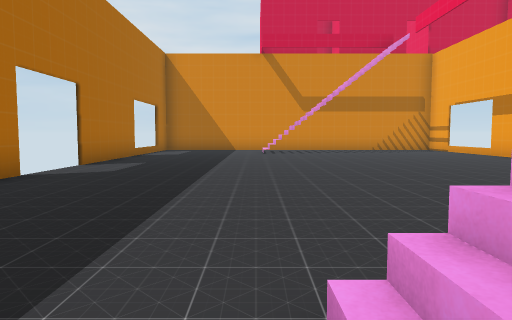
View 1 (above)

17 first-person views from a walk through a Unity game level. The camera is 1.3 m above the floor, tilts 4° down and sees 70° across. The floor is counted in squares, 2 m on a side. Each view is taken from the middle of a square. On the plan, view 1 faces up. The plan holds only what a view shows up to about 11 squares ahead; the rest is blank. The place goes on beyond the plan. The player character is not drawn.

View 2
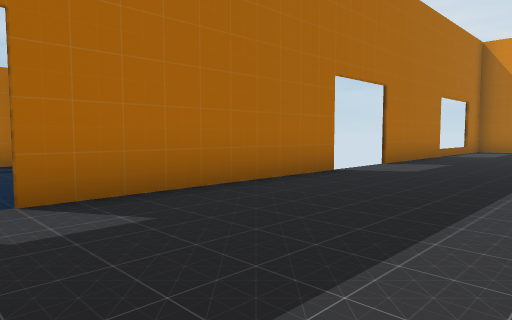

View 3
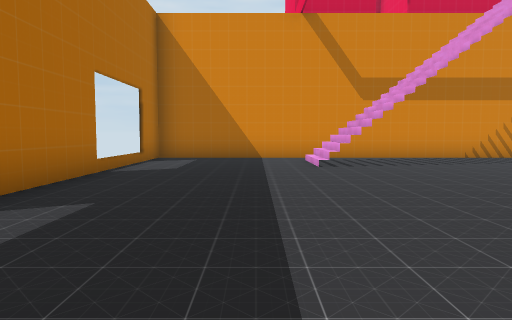

View 4
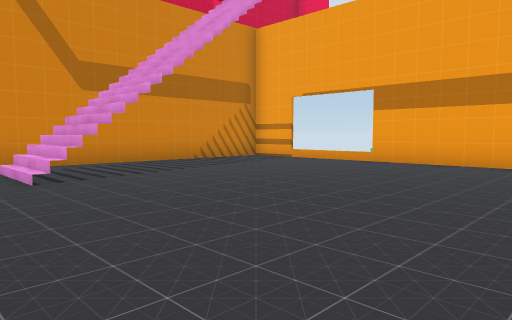

View 5
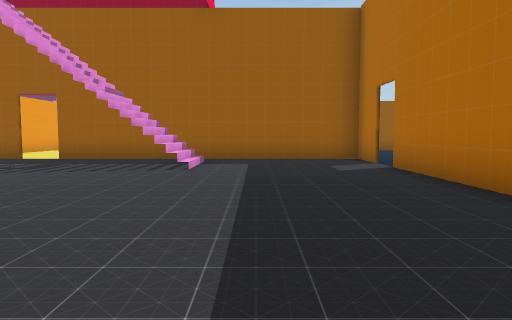

View 6
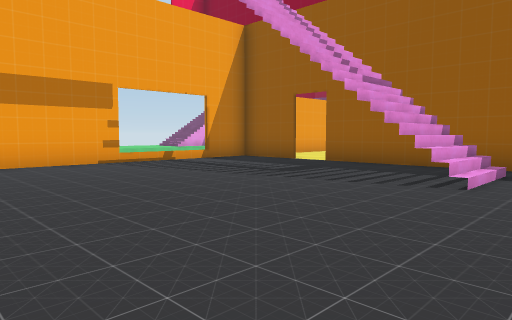

View 7
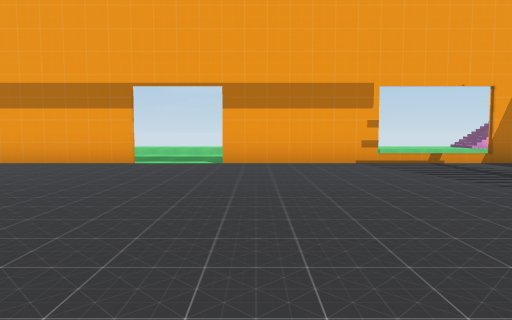

View 8
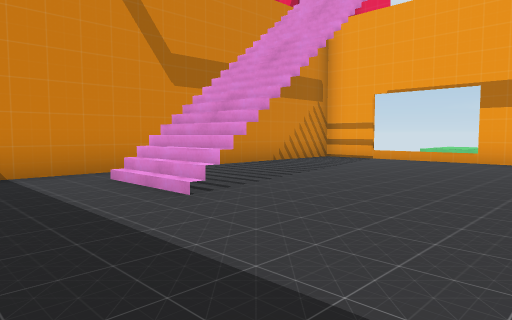

View 9
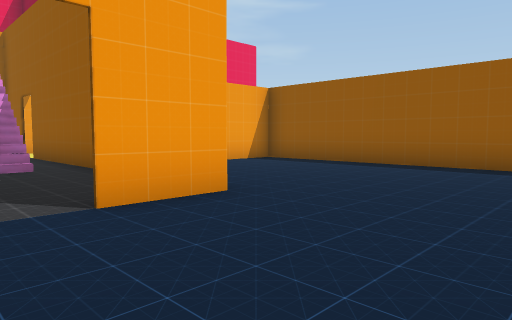

View 10
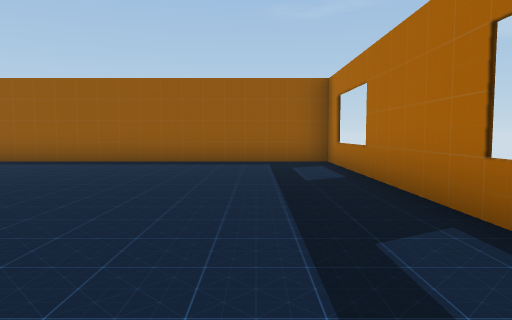

View 11
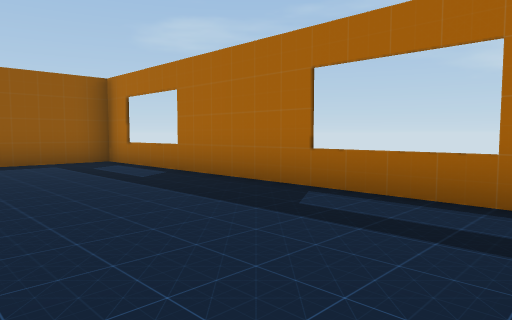

View 12
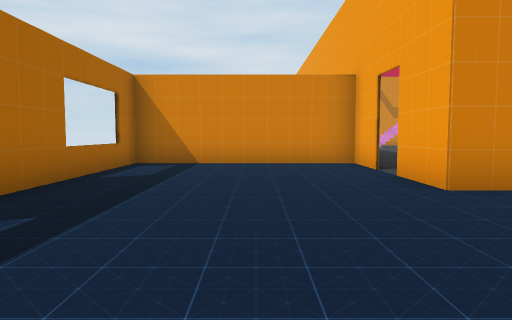

View 13
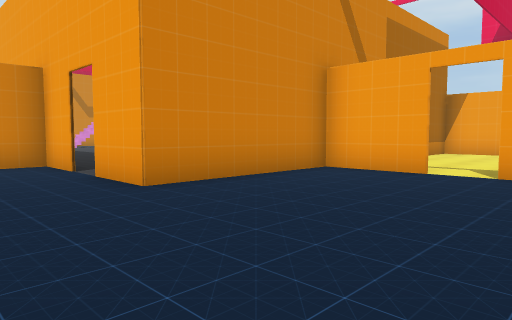

View 14
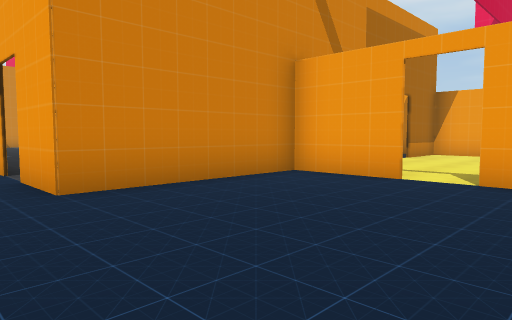

View 15
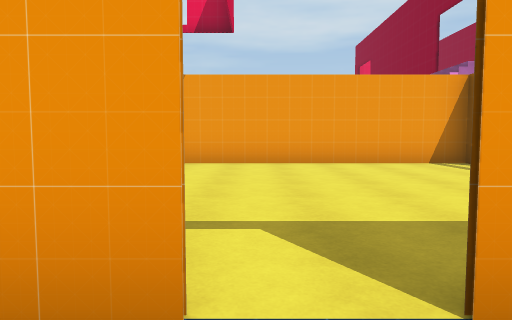

View 16
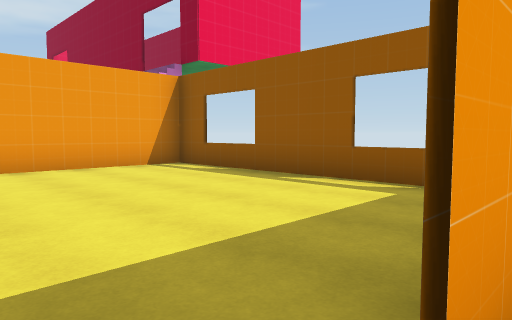

View 17
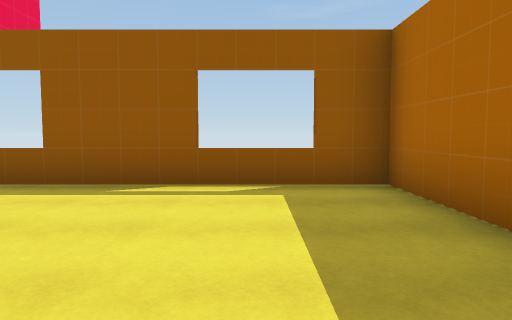

### Floor plan
Ten units are one square. View 1 is at (0, 0); x grows to the right and y downward. Boxes are objects, and circles mark ways between rooms. Rooms are numbered by the first view taken in them; rooms with no view inside come last. Other rooms are left out.
<svg viewBox="-92 -157 169 249">
<path fill="none" stroke="#000" d="M-37 -59 -37 -8M13 -121 13 -142M72 -76 72 -115M-37 -115 -37 -78M13 8 13 -12M72 -21 72 -58M-37 2 -37 17 42 17M72 -135 72 -152 -37 -152 -37 -135M51 17 69 17M72 19 72 2M9 -125 9 -142M9 -6 9 -12M9 5 9 -5M-38 -6 -38 -22 -87 -22 -87 67 2 67 2 48M2 39 2 18 -38 18 -38 2M3 64 3 87 72 87 72 19M65 18 52 18"/>
<circle cx="-40" cy="0" r="3" fill="#2a7"/>
<circle cx="50" cy="20" r="3" fill="#2a7"/>
<circle cx="0" cy="40" r="3" fill="#2a7"/>
<text x="10" y="-70">1</text>
<text x="-50" y="30">2</text>
<text x="30" y="50">3</text>
</svg>
Room 1 opens to room 2. Room 1 opens to room 3. Room 2 opens to room 3.

Where each view was taken, in squares from view 1:
view 1: 0 up, 0 right, facing up
view 2: 0 up, 0 right, facing up-left
view 3: 5 up, 1 left, facing up
view 4: 7 up, 1 left, facing up-right
view 5: 8 up, 1 left, facing down
view 6: 6 up, 1 left, facing down-right
view 7: 5 up, 1 left, facing right
view 8: 9 up, 2 left, facing up-right
view 9: 1 up, 7 left, facing down-right
view 10: 2 up, 7 left, facing down
view 11: 2 up, 5 left, facing down-left
view 12: 6 down, 6 left, facing up
view 13: 6 down, 6 left, facing up-right
view 14: 6 down, 5 left, facing up-right
view 15: 4 down, 1 left, facing right
view 16: 4 down, 0 right, facing down-right
view 17: 4 down, 2 right, facing down
